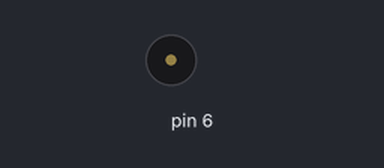
This sketch was run on a simulated Arduino Uno, built with avr-gcc and run on an emulated ATmega328P. Parts: buzzer (waves = sounding). At 12.9 s the program stops and its outputs stay as they are.

Above: at 1.5 s.
At 12.4 s:
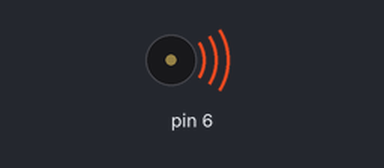
Timing chart, 0 to 14.3 s (numbered marks = the images above):
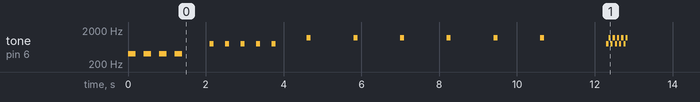

Measured:
- by itself, tone on pin 6: plays 400 Hz for 0.20 s, 400 Hz for 0.20 s, 400 Hz for 0.20 s, 400 Hz for 0.20 s, 800 Hz for 0.10 s, 800 Hz for 0.10 s … (25 notes in this stretch)

The sketch:

Tones_for_Recharger.ino
```cpp
/*
Recharge tone example

 http://www.arduino.cc/en/Tutorial/Tone4

 */

void setup() {

}

void loop() {
  // turn off tone function for pin 8:

  int i=0;
  while(i<4){
  // play a note on pin 6 for 200 ms:
  tone(6, 400, 200);
  delay(400);
  i++;
  }
delay(500);
  i=0;
  while(i<5){
    tone(6,800,100);
    delay(400);
    i++;
  }
delay(500);
i=0;
  while(i<6){
    tone(6,1200,100);
    delay(1200);
    i++;
  }

delay(500);
   i=0;
  while(i<5){
    tone(6,800,50);
    delay(55);
    tone(6,1200,50);
    delay(55);
    i++;
  }
  while(1);


}
```
